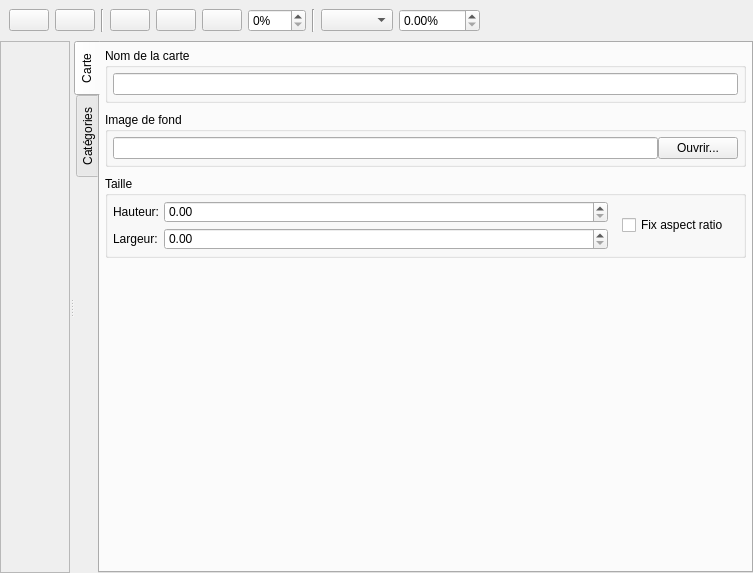
<?xml version="1.0" encoding="UTF-8"?>
<ui version="4.0">
 <class>Sabrina::CartographyEditor</class>
 <widget class="QWidget" name="Sabrina::CartographyEditor">
  <property name="geometry">
   <rect>
    <x>0</x>
    <y>0</y>
    <width>753</width>
    <height>573</height>
   </rect>
  </property>
  <property name="windowTitle">
   <string>Form</string>
  </property>
  <layout class="QVBoxLayout" name="verticalLayout">
   <property name="spacing">
    <number>0</number>
   </property>
   <property name="leftMargin">
    <number>0</number>
   </property>
   <property name="topMargin">
    <number>0</number>
   </property>
   <property name="rightMargin">
    <number>0</number>
   </property>
   <property name="bottomMargin">
    <number>0</number>
   </property>
   <item>
    <widget class="QWidget" name="widgetTools" native="true">
     <property name="sizePolicy">
      <sizepolicy hsizetype="Preferred" vsizetype="Minimum">
       <horstretch>0</horstretch>
       <verstretch>0</verstretch>
      </sizepolicy>
     </property>
     <layout class="QHBoxLayout" name="horizontalLayout">
      <item>
       <widget class="QPushButton" name="addItemButton">
        <property name="sizePolicy">
         <sizepolicy hsizetype="Fixed" vsizetype="Fixed">
          <horstretch>0</horstretch>
          <verstretch>0</verstretch>
         </sizepolicy>
        </property>
        <property name="toolTip">
         <string>nouveau point</string>
        </property>
        <property name="text">
         <string/>
        </property>
        <property name="icon">
         <iconset resource="../ressources/ressources_gui.qrc">
          <normaloff>:/icons/icons/new_simple.svg</normaloff>:/icons/icons/new_simple.svg</iconset>
        </property>
       </widget>
      </item>
      <item>
       <widget class="QPushButton" name="removeItemButton">
        <property name="sizePolicy">
         <sizepolicy hsizetype="Fixed" vsizetype="Fixed">
          <horstretch>0</horstretch>
          <verstretch>0</verstretch>
         </sizepolicy>
        </property>
        <property name="toolTip">
         <string>Supprimer le point</string>
        </property>
        <property name="text">
         <string/>
        </property>
        <property name="icon">
         <iconset resource="../ressources/ressources_gui.qrc">
          <normaloff>:/icons/icons/delete_simple.svg</normaloff>:/icons/icons/delete_simple.svg</iconset>
        </property>
       </widget>
      </item>
      <item>
       <widget class="Line" name="line">
        <property name="orientation">
         <enum>Qt::Vertical</enum>
        </property>
       </widget>
      </item>
      <item>
       <widget class="QPushButton" name="zoomPlusButton">
        <property name="toolTip">
         <string>zoom avant</string>
        </property>
        <property name="text">
         <string/>
        </property>
        <property name="icon">
         <iconset resource="../ressources/ressources_gui.qrc">
          <normaloff>:/icons/icons/zoom_plus.svg</normaloff>:/icons/icons/zoom_plus.svg</iconset>
        </property>
       </widget>
      </item>
      <item>
       <widget class="QPushButton" name="zoomMinusButton">
        <property name="toolTip">
         <string>zoom arrière</string>
        </property>
        <property name="text">
         <string/>
        </property>
        <property name="icon">
         <iconset resource="../ressources/ressources_gui.qrc">
          <normaloff>:/icons/icons/zoom_minus.svg</normaloff>:/icons/icons/zoom_minus.svg</iconset>
        </property>
       </widget>
      </item>
      <item>
       <widget class="QPushButton" name="zoomOneButton">
        <property name="toolTip">
         <string>zoom normal</string>
        </property>
        <property name="text">
         <string/>
        </property>
        <property name="icon">
         <iconset resource="../ressources/ressources_gui.qrc">
          <normaloff>:/icons/icons/zoom_one.svg</normaloff>:/icons/icons/zoom_one.svg</iconset>
        </property>
       </widget>
      </item>
      <item>
       <widget class="QDoubleSpinBox" name="spinBoxScale">
        <property name="toolTip">
         <string>zoom</string>
        </property>
        <property name="suffix">
         <string>%</string>
        </property>
        <property name="decimals">
         <number>0</number>
        </property>
        <property name="maximum">
         <double>500.000000000000000</double>
        </property>
       </widget>
      </item>
      <item>
       <widget class="Line" name="line_2">
        <property name="orientation">
         <enum>Qt::Vertical</enum>
        </property>
       </widget>
      </item>
      <item>
       <widget class="QComboBox" name="comboBoxSelectCategory">
        <property name="toolTip">
         <string>Catégorie du point</string>
        </property>
       </widget>
      </item>
      <item>
       <widget class="QDoubleSpinBox" name="spinBoxItemScale">
        <property name="toolTip">
         <string>Échelle du point</string>
        </property>
        <property name="suffix">
         <string>%</string>
        </property>
        <property name="maximum">
         <double>1000.000000000000000</double>
        </property>
       </widget>
      </item>
      <item>
       <spacer name="horizontalSpacer">
        <property name="orientation">
         <enum>Qt::Horizontal</enum>
        </property>
        <property name="sizeHint" stdset="0">
         <size>
          <width>40</width>
          <height>20</height>
         </size>
        </property>
       </spacer>
      </item>
     </layout>
     <zorder>comboBoxSelectCategory</zorder>
     <zorder>addItemButton</zorder>
     <zorder>removeItemButton</zorder>
     <zorder>line</zorder>
     <zorder>horizontalSpacer</zorder>
     <zorder>zoomPlusButton</zorder>
     <zorder>zoomMinusButton</zorder>
     <zorder>zoomOneButton</zorder>
     <zorder>spinBoxScale</zorder>
     <zorder>line_2</zorder>
     <zorder>spinBoxItemScale</zorder>
    </widget>
   </item>
   <item>
    <widget class="QSplitter" name="splitter">
     <property name="sizePolicy">
      <sizepolicy hsizetype="Expanding" vsizetype="Expanding">
       <horstretch>0</horstretch>
       <verstretch>0</verstretch>
      </sizepolicy>
     </property>
     <property name="layoutDirection">
      <enum>Qt::LeftToRight</enum>
     </property>
     <property name="orientation">
      <enum>Qt::Horizontal</enum>
     </property>
     <property name="opaqueResize">
      <bool>true</bool>
     </property>
     <property name="childrenCollapsible">
      <bool>false</bool>
     </property>
     <widget class="QScrollArea" name="scrollArea">
      <property name="sizeAdjustPolicy">
       <enum>QAbstractScrollArea::AdjustToContents</enum>
      </property>
      <property name="widgetResizable">
       <bool>true</bool>
      </property>
      <widget class="QWidget" name="scrollAreaWidgetContents_3">
       <property name="geometry">
        <rect>
         <x>0</x>
         <y>0</y>
         <width>68</width>
         <height>529</height>
        </rect>
       </property>
      </widget>
     </widget>
     <widget class="QTabWidget" name="tabWidget">
      <property name="sizePolicy">
       <sizepolicy hsizetype="Preferred" vsizetype="Expanding">
        <horstretch>0</horstretch>
        <verstretch>0</verstretch>
       </sizepolicy>
      </property>
      <property name="styleSheet">
       <string notr="true">QToolBox {
background: transparent;
}</string>
      </property>
      <property name="tabPosition">
       <enum>QTabWidget::West</enum>
      </property>
      <property name="tabShape">
       <enum>QTabWidget::Rounded</enum>
      </property>
      <property name="currentIndex">
       <number>0</number>
      </property>
      <widget class="QWidget" name="tabWidgetPage1">
       <attribute name="title">
        <string>Carte</string>
       </attribute>
       <layout class="QVBoxLayout" name="verticalLayout_4">
        <property name="spacing">
         <number>9</number>
        </property>
        <property name="leftMargin">
         <number>5</number>
        </property>
        <property name="topMargin">
         <number>5</number>
        </property>
        <property name="rightMargin">
         <number>5</number>
        </property>
        <property name="bottomMargin">
         <number>5</number>
        </property>
        <item>
         <widget class="QGroupBox" name="groupBox_2">
          <property name="title">
           <string>Nom de la carte</string>
          </property>
          <layout class="QGridLayout" name="gridLayout_2">
           <property name="leftMargin">
            <number>5</number>
           </property>
           <property name="topMargin">
            <number>5</number>
           </property>
           <property name="rightMargin">
            <number>5</number>
           </property>
           <property name="bottomMargin">
            <number>5</number>
           </property>
           <property name="spacing">
            <number>5</number>
           </property>
           <item row="0" column="0">
            <widget class="QLineEdit" name="nameLineEdit"/>
           </item>
          </layout>
         </widget>
        </item>
        <item>
         <widget class="QGroupBox" name="groupBox_3">
          <property name="title">
           <string>Image de fond</string>
          </property>
          <layout class="QGridLayout" name="gridLayout_3">
           <property name="leftMargin">
            <number>5</number>
           </property>
           <property name="topMargin">
            <number>5</number>
           </property>
           <property name="rightMargin">
            <number>5</number>
           </property>
           <property name="bottomMargin">
            <number>5</number>
           </property>
           <property name="spacing">
            <number>5</number>
           </property>
           <item row="0" column="0">
            <widget class="QWidget" name="backgroundManagementWidget" native="true">
             <property name="sizePolicy">
              <sizepolicy hsizetype="Preferred" vsizetype="Minimum">
               <horstretch>0</horstretch>
               <verstretch>0</verstretch>
              </sizepolicy>
             </property>
             <layout class="QHBoxLayout" name="horizontalLayout_4">
              <property name="spacing">
               <number>0</number>
              </property>
              <property name="leftMargin">
               <number>0</number>
              </property>
              <property name="topMargin">
               <number>0</number>
              </property>
              <property name="rightMargin">
               <number>0</number>
              </property>
              <property name="bottomMargin">
               <number>0</number>
              </property>
              <item>
               <widget class="QLineEdit" name="backgroundDisplayEdit">
                <property name="clearButtonEnabled">
                 <bool>false</bool>
                </property>
               </widget>
              </item>
              <item>
               <widget class="QPushButton" name="backgroundOpenButton">
                <property name="text">
                 <string>Ouvrir...</string>
                </property>
               </widget>
              </item>
             </layout>
            </widget>
           </item>
          </layout>
         </widget>
        </item>
        <item>
         <widget class="QGroupBox" name="groupBox">
          <property name="title">
           <string>Taille</string>
          </property>
          <layout class="QGridLayout" name="gridLayout">
           <property name="leftMargin">
            <number>5</number>
           </property>
           <property name="topMargin">
            <number>5</number>
           </property>
           <property name="rightMargin">
            <number>5</number>
           </property>
           <property name="bottomMargin">
            <number>5</number>
           </property>
           <property name="spacing">
            <number>5</number>
           </property>
           <item row="1" column="0">
            <widget class="QLabel" name="labelLargeur">
             <property name="sizePolicy">
              <sizepolicy hsizetype="Minimum" vsizetype="Preferred">
               <horstretch>0</horstretch>
               <verstretch>0</verstretch>
              </sizepolicy>
             </property>
             <property name="text">
              <string>Largeur:</string>
             </property>
            </widget>
           </item>
           <item row="0" column="1">
            <widget class="QDoubleSpinBox" name="heightSpinBox">
             <property name="sizePolicy">
              <sizepolicy hsizetype="Expanding" vsizetype="Fixed">
               <horstretch>0</horstretch>
               <verstretch>0</verstretch>
              </sizepolicy>
             </property>
             <property name="maximum">
              <double>1000000.000000000000000</double>
             </property>
            </widget>
           </item>
           <item row="0" column="0">
            <widget class="QLabel" name="labelHauteur">
             <property name="sizePolicy">
              <sizepolicy hsizetype="Minimum" vsizetype="Preferred">
               <horstretch>0</horstretch>
               <verstretch>0</verstretch>
              </sizepolicy>
             </property>
             <property name="text">
              <string>Hauteur:</string>
             </property>
            </widget>
           </item>
           <item row="1" column="1">
            <widget class="QDoubleSpinBox" name="widthSpinBox">
             <property name="sizePolicy">
              <sizepolicy hsizetype="Expanding" vsizetype="Fixed">
               <horstretch>0</horstretch>
               <verstretch>0</verstretch>
              </sizepolicy>
             </property>
             <property name="maximum">
              <double>1000000.000000000000000</double>
             </property>
            </widget>
           </item>
           <item row="0" column="2" rowspan="2">
            <widget class="QWidget" name="widget" native="true">
             <property name="sizePolicy">
              <sizepolicy hsizetype="Minimum" vsizetype="Preferred">
               <horstretch>0</horstretch>
               <verstretch>0</verstretch>
              </sizepolicy>
             </property>
             <layout class="QVBoxLayout" name="verticalLayout_3">
              <item>
               <widget class="QCheckBox" name="fixMapAspectRatioCheckBox">
                <property name="text">
                 <string>Fix aspect ratio</string>
                </property>
               </widget>
              </item>
             </layout>
            </widget>
           </item>
          </layout>
         </widget>
        </item>
        <item>
         <spacer name="verticalSpacer">
          <property name="orientation">
           <enum>Qt::Vertical</enum>
          </property>
          <property name="sizeHint" stdset="0">
           <size>
            <width>20</width>
            <height>40</height>
           </size>
          </property>
         </spacer>
        </item>
       </layout>
      </widget>
      <widget class="QWidget" name="tabWidgetPage2">
       <attribute name="title">
        <string>Catégories</string>
       </attribute>
       <layout class="QVBoxLayout" name="verticalLayout_2">
        <property name="spacing">
         <number>9</number>
        </property>
        <property name="leftMargin">
         <number>5</number>
        </property>
        <property name="topMargin">
         <number>5</number>
        </property>
        <property name="rightMargin">
         <number>5</number>
        </property>
        <property name="bottomMargin">
         <number>5</number>
        </property>
        <item>
         <widget class="QListView" name="categoryListView"/>
        </item>
        <item>
         <widget class="QWidget" name="widgetCategoryCrud" native="true">
          <layout class="QHBoxLayout" name="horizontalLayout_2">
           <property name="spacing">
            <number>5</number>
           </property>
           <property name="leftMargin">
            <number>5</number>
           </property>
           <property name="topMargin">
            <number>5</number>
           </property>
           <property name="rightMargin">
            <number>5</number>
           </property>
           <property name="bottomMargin">
            <number>5</number>
           </property>
           <item>
            <widget class="QPushButton" name="categoryAddButton">
             <property name="text">
              <string/>
             </property>
             <property name="icon">
              <iconset resource="../ressources/ressources_gui.qrc">
               <normaloff>:/icons/icons/add_simple.svg</normaloff>:/icons/icons/add_simple.svg</iconset>
             </property>
            </widget>
           </item>
           <item>
            <widget class="QPushButton" name="categoryRemoveButton">
             <property name="text">
              <string/>
             </property>
             <property name="icon">
              <iconset resource="../ressources/ressources_gui.qrc">
               <normaloff>:/icons/icons/subtract_simple.svg</normaloff>:/icons/icons/subtract_simple.svg</iconset>
             </property>
            </widget>
           </item>
          </layout>
         </widget>
        </item>
        <item>
         <widget class="QWidget" name="widget_2" native="true">
          <layout class="QFormLayout" name="formLayout_2">
           <item row="0" column="0">
            <widget class="QLabel" name="label">
             <property name="text">
              <string>Color:</string>
             </property>
            </widget>
           </item>
           <item row="1" column="0">
            <widget class="QLabel" name="label_2">
             <property name="text">
              <string>Scale:</string>
             </property>
            </widget>
           </item>
           <item row="1" column="1">
            <widget class="QDoubleSpinBox" name="categoryScaleSpinBox">
             <property name="suffix">
              <string>%</string>
             </property>
             <property name="maximum">
              <double>10000.000000000000000</double>
             </property>
            </widget>
           </item>
           <item row="0" column="1">
            <widget class="QPushButton" name="selectColorButton">
             <property name="text">
              <string>Changer la couleur</string>
             </property>
            </widget>
           </item>
          </layout>
         </widget>
        </item>
       </layout>
      </widget>
     </widget>
    </widget>
   </item>
  </layout>
 </widget>
 <resources>
  <include location="../ressources/ressources_gui.qrc"/>
 </resources>
 <connections/>
</ui>
